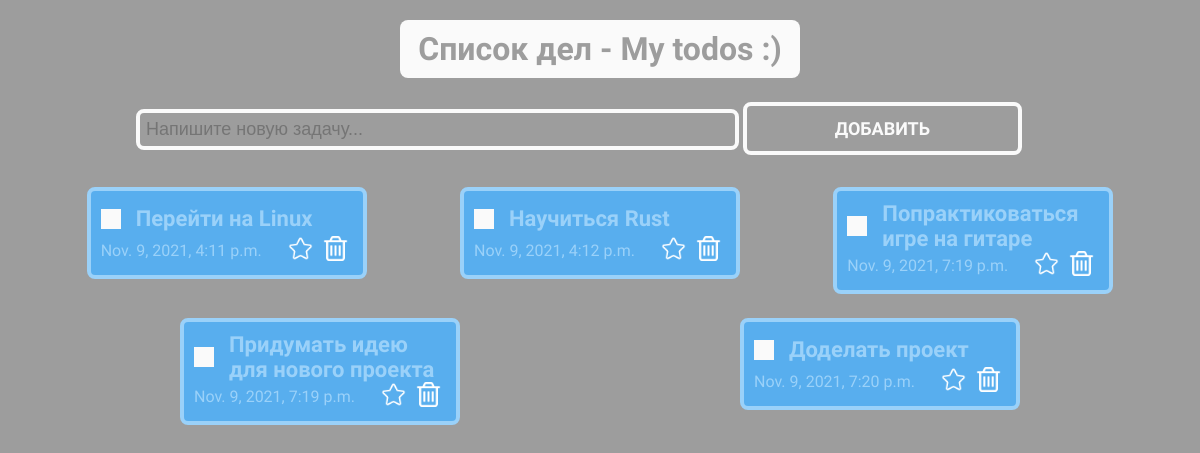
The app's page /test/, older data.
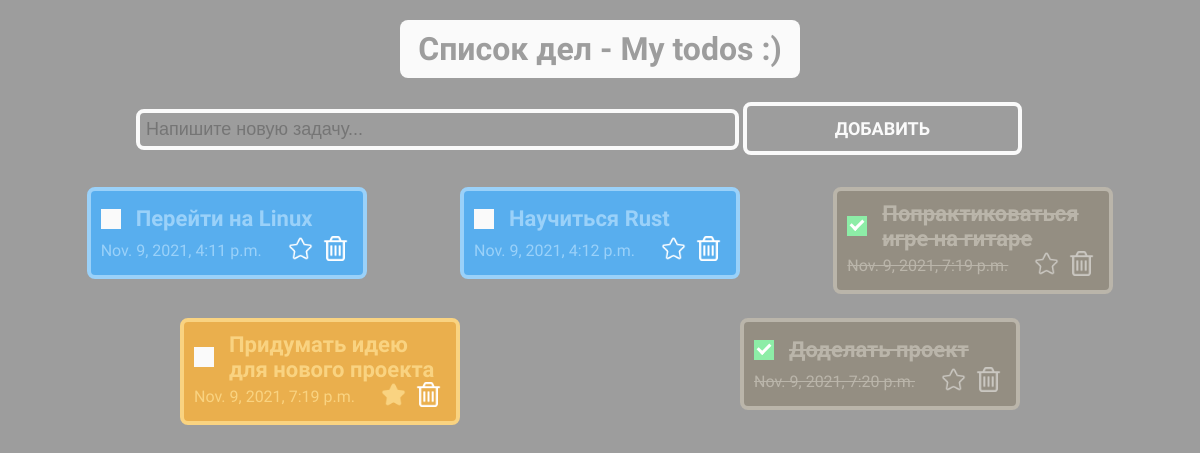
The same page, newer data.
### main/models.py (models this page shows)
class ToDo(models.Model):
    text = models.CharField(max_length=100)
    date_created = models.DateTimeField(auto_now_add=True)
    is_done = models.BooleanField(default=False)
    is_favorite = models.BooleanField(default=False)

### main/views.py (the view)
# urls.py: path('test/', test, name="test"),
def test(req):
    todo_list = ToDo.objects.all()
    return render(req, "test.html", { "todo_list": todo_list })

### main/templates/test.html (shortened to what this page needs)
{% load static %}
<!DOCTYPE html>
<html lang="en">
<head>
    <link rel="stylesheet" href="{% static 'style.css' %}">
    <link rel="stylesheet" href="{% static 'checkbox.css' %}">
</head>
<body>
    <section>
        <h1>Список дел - My todos :)</h1>
        <div class="todo-create-container">
            <form action="{% url 'add-todo' %}" method="post">
                <input
                    class="todo-create-input"
                    type="text"
                    placeholder="Напишите новую задачу..."
                    name="todo-input"
                />
                <button class="todo-create-button">Добавить</button>
            </form>
        </div>
        <div class="todo-items">
            {% for todo in todo_list %}
                <div class="todo-item {% if todo.is_done %}done {% elif todo.is_favorite %}marked {% endif %}">
                    <div class="todo-item-header">
                        <label class="checkbox-container">
                            <a href="{% url 'toggle-todo' todo.id %}">
                                <span class="checkmark"></span>
                            </a>
                        </label>
                        <h4>{{ todo.text }}</h4>
                    </div>
                    <div class="todo-item-footer">
                        <p>{{ todo.date_created }}</p>
                        <div class="todo-item-actions">
                            <a href="{% url 'mark-todo' todo.id %}">
                                {% if todo.is_favorite %}
                                    <img src="{% static 'assets/starred.png' %}" alt="Unfavorite">
                                {% else %}
                                    <img src="{% static 'assets/unstarred.png' %}" alt="Favorite">
                                {% endif %}
                            </a>
                            <a href="{% url 'delete-todo' todo.id %}"><img src="{% static 'assets/bin.png' %}" alt="Delete"></a>
                        </div>
                    </div>
                </div>
            {% endfor %}
        </div>
    </section>
</body>
</html>

Row changes from the older to the newer data that the page shows:
changed ToDo "Попрактиковаться игре на гитаре": is_done False → True (drawn)
changed ToDo "Придумать идею для нового проекта": is_favorite False → True (drawn); is_favorite: picture added; is_favorite: picture removed
changed ToDo "Доделать проект": is_done False → True (drawn)
